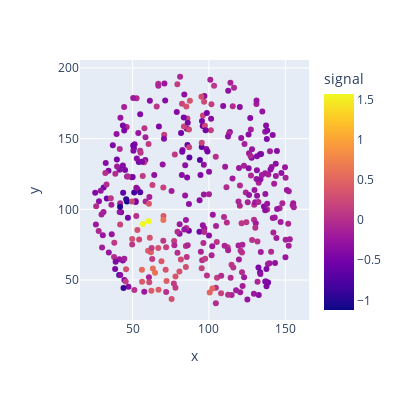
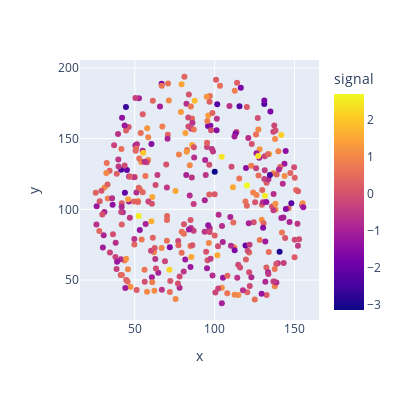
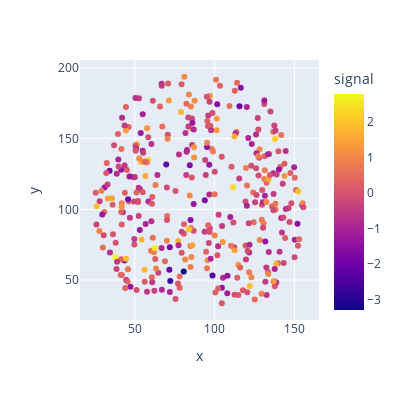

The code cell stored with these charts, in order, in its notebook:
### Code cell
sde_solver = EulerMaruyamaSolver(sde=sde, n=100)
with torch.no_grad():
    x0_test_pred = sde_solver.sample_from_terminal(x0=x0_test, control=ModelControl(model))
    test_w1 = wasserstein_distance(x0_test, x0_test_pred, p=1)
    test_w2 = wasserstein_distance(x0_test, x0_test_pred, p=2)

print(f"Wasserstein-1 distance: {test_w1:.4f}")
print(f"Wasserstein-2 distance: {test_w2:.4f}")

plot_brain_signal_2d(x0_test[0]);
plot_brain_signal_2d(x0_test_pred[0]);
plot_brain_signal_2d(x1_test[0]);

### Figure 1 — Plotly figure (JSON) as saved in the notebook; plotly's stock layout.template omitted (floating-point values rounded to 4 significant figures; data arrays with more than 128 entries replaced by an {"elided": "..."} marker saying what was removed)
{"data": [{"hovertemplate": "x=%{x}<br>y=%{y}<br>signal=%{marker.color}<extra></extra>", "legendgroup": "", "marker": {"color": {"elided": "360 float values"}, "coloraxis": "coloraxis", "size": 6, "symbol": "circle"}, "mode": "markers", "name": "", "orientation": "v", "showlegend": false, "type": "scatter", "x": {"elided": "360 float values"}, "xaxis": "x", "y": {"elided": "360 float values"}, "yaxis": "y"}], "layout": {"coloraxis": {"colorbar": {"title": {"text": "signal"}}, "colorscale": [[0, "#0d0887"], [0.1111, "#46039f"], [0.2222, "#7201a8"], [0.3333, "#9c179e"], [0.4444, "#bd3786"], [0.5556, "#d8576b"], [0.6667, "#ed7953"], [0.7778, "#fb9f3a"], [0.8889, "#fdca26"], [1, "#f0f921"]]}, "height": 400, "legend": {"tracegroupgap": 0}, "margin": {"t": 60}, "width": 400, "xaxis": {"anchor": "y", "domain": [0, 1], "title": {"text": "x"}}, "yaxis": {"anchor": "x", "domain": [0, 1], "title": {"text": "y"}}}}

### Figure 2 — Plotly figure (JSON) as saved in the notebook; plotly's stock layout.template omitted (floating-point values rounded to 4 significant figures; data arrays with more than 128 entries replaced by an {"elided": "..."} marker saying what was removed)
{"data": [{"hovertemplate": "x=%{x}<br>y=%{y}<br>signal=%{marker.color}<extra></extra>", "legendgroup": "", "marker": {"color": {"elided": "360 float values"}, "coloraxis": "coloraxis", "size": 6, "symbol": "circle"}, "mode": "markers", "name": "", "orientation": "v", "showlegend": false, "type": "scatter", "x": {"elided": "360 float values"}, "xaxis": "x", "y": {"elided": "360 float values"}, "yaxis": "y"}], "layout": {"coloraxis": {"colorbar": {"title": {"text": "signal"}}, "colorscale": [[0, "#0d0887"], [0.1111, "#46039f"], [0.2222, "#7201a8"], [0.3333, "#9c179e"], [0.4444, "#bd3786"], [0.5556, "#d8576b"], [0.6667, "#ed7953"], [0.7778, "#fb9f3a"], [0.8889, "#fdca26"], [1, "#f0f921"]]}, "height": 400, "legend": {"tracegroupgap": 0}, "margin": {"t": 60}, "width": 400, "xaxis": {"anchor": "y", "domain": [0, 1], "title": {"text": "x"}}, "yaxis": {"anchor": "x", "domain": [0, 1], "title": {"text": "y"}}}}

### Figure 3 — Plotly figure (JSON) as saved in the notebook; plotly's stock layout.template omitted (floating-point values rounded to 4 significant figures; data arrays with more than 128 entries replaced by an {"elided": "..."} marker saying what was removed)
{"data": [{"hovertemplate": "x=%{x}<br>y=%{y}<br>signal=%{marker.color}<extra></extra>", "legendgroup": "", "marker": {"color": {"elided": "360 float values"}, "coloraxis": "coloraxis", "size": 6, "symbol": "circle"}, "mode": "markers", "name": "", "orientation": "v", "showlegend": false, "type": "scatter", "x": {"elided": "360 float values"}, "xaxis": "x", "y": {"elided": "360 float values"}, "yaxis": "y"}], "layout": {"coloraxis": {"colorbar": {"title": {"text": "signal"}}, "colorscale": [[0, "#0d0887"], [0.1111, "#46039f"], [0.2222, "#7201a8"], [0.3333, "#9c179e"], [0.4444, "#bd3786"], [0.5556, "#d8576b"], [0.6667, "#ed7953"], [0.7778, "#fb9f3a"], [0.8889, "#fdca26"], [1, "#f0f921"]]}, "height": 400, "legend": {"tracegroupgap": 0}, "margin": {"t": 60}, "width": 400, "xaxis": {"anchor": "y", "domain": [0, 1], "title": {"text": "x"}}, "yaxis": {"anchor": "x", "domain": [0, 1], "title": {"text": "y"}}}}
